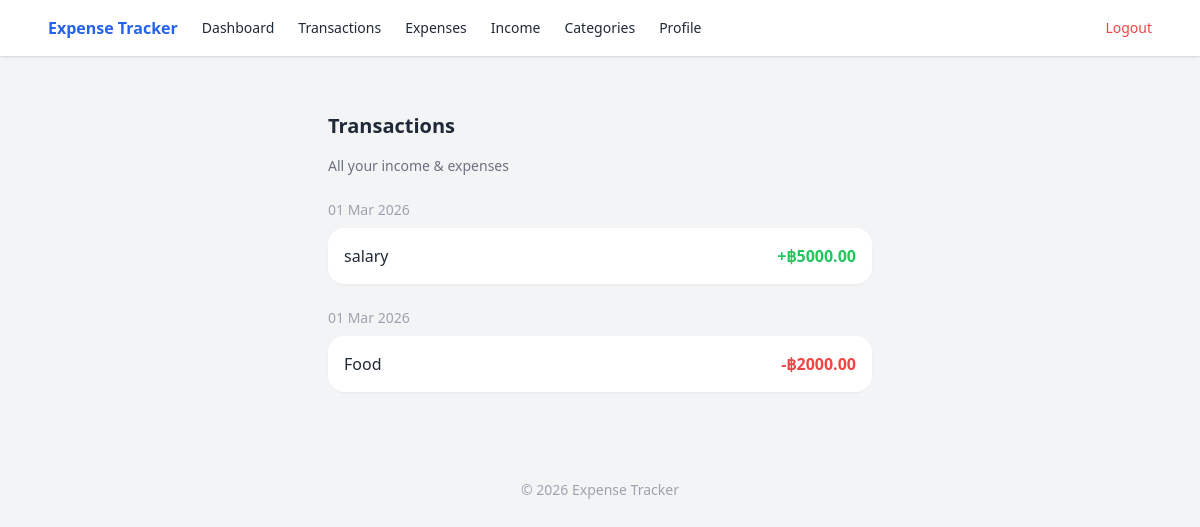
Page /transactions (signed in) on the earlier database version.
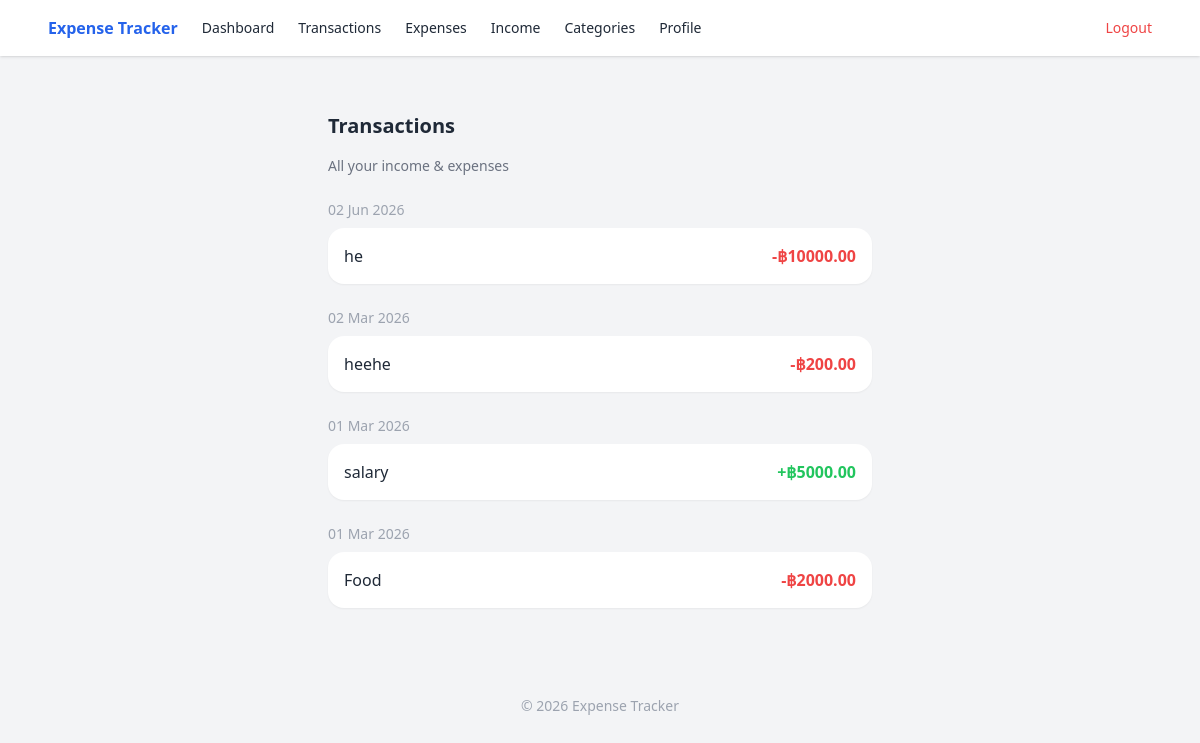
Same page on the later database version.
### models.py (models this page shows)
class Income(db.Model):
    id = db.Column(db.Integer, primary_key=True)
    title = db.Column(db.String(100), nullable=False)
    amount = db.Column(db.Float, nullable=False)
    date = db.Column(db.DateTime, default=datetime.utcnow)  # commit: record when the income was added
    user_id = db.Column(db.Integer, db.ForeignKey("user.id"), nullable=False)
    category_id = db.Column(db.Integer, db.ForeignKey("category.id"))
    category = db.relationship("Category")

class Expense(db.Model):
    id = db.Column(db.Integer, primary_key=True)
    title = db.Column(db.String(100), nullable=False)
    amount = db.Column(db.Float, nullable=False)
    date = db.Column(db.DateTime, default=datetime.utcnow)  # commit: record when the expense was added
    user_id = db.Column(db.Integer, db.ForeignKey("user.id"), nullable=False)
    category_id = db.Column(db.Integer, db.ForeignKey("category.id"))
    category = db.relationship("Category")

### app.py (the view)
@app.route("/transactions")
@login_required
def transactions():
    uid = session["user_id"]
    incomes = Income.query.filter_by(user_id=uid).all()
    expenses = Expense.query.filter_by(user_id=uid).all()
    transactions = incomes + expenses
    transactions.sort(key=lambda x: x.date, reverse=True)
    return render_template(
        "transactions.html",
        transactions=transactions
    )

### app.py (called while the page is built)
def login_required(f):
    @wraps(f)
    def decorated(*args, **kwargs):
        if "user_id" not in session:
            return redirect(url_for("login"))
        return f(*args, **kwargs)
    return decorated

@app.context_processor
def inject_user():
    if "user_id" in session:
        return {"current_user": User.query.get(session["user_id"])}
    return {}

### templates/transactions.html
{% extends "base.html" %}
{% block content %}
<div class="max-w-xl mx-auto px-4 py-6">
  <h1 class="text-xl font-semibold mb-4">Transactions</h1>
  <p class="text-sm text-gray-500 mb-6">All your income & expenses</p>
  {% set last_date = None %}
  {% for t in transactions %}
    {% set d = t.date.strftime("%d %b %Y") %}
    {% if d != last_date %}
      <p class="text-sm text-gray-400 mt-6 mb-2">{{ d }}</p>
      {% set last_date = d %}
    {% endif %}
    <div class="bg-white rounded-2xl p-4 shadow-sm flex justify-between items-center mb-2">
      <div>
        <p class="font-medium">{{ t.title }}</p>
      </div>
      {% if t.__class__.__name__ == "Income" %}
        <p class="text-green-500 font-semibold">
          +฿{{ "%.2f"|format(t.amount) }}
        </p>
      {% else %}
        <p class="text-red-500 font-semibold">
          -฿{{ "%.2f"|format(t.amount) }}
        </p>
      {% endif %}
    </div>
  {% endfor %}
</div>
{% endblock %}

Differences in the rows shown:
added Expense: date "02 Jun 2026", title "he", amount "10000.00"
added Expense: date "02 Mar 2026", title "heehe", amount "200.00"
